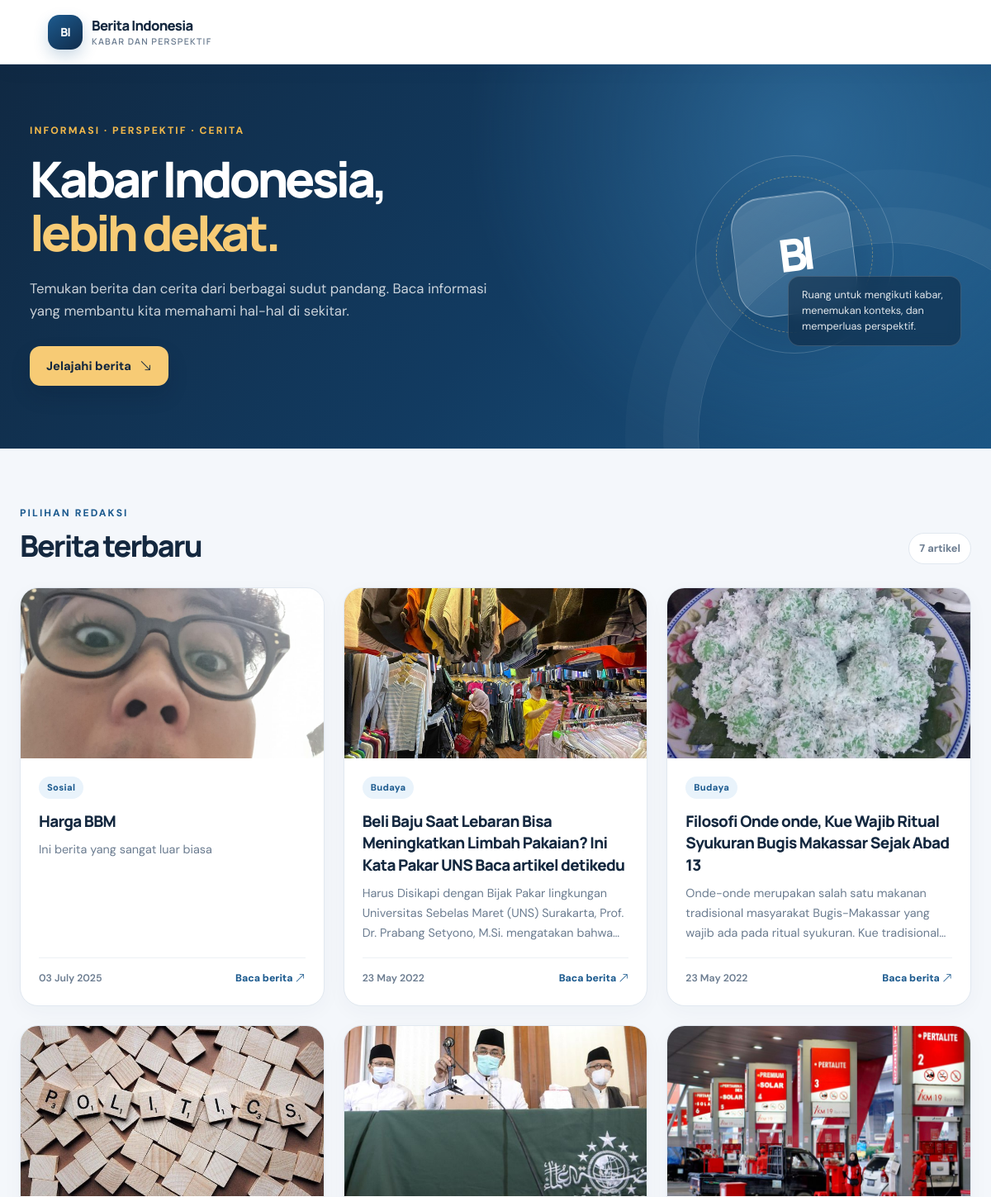
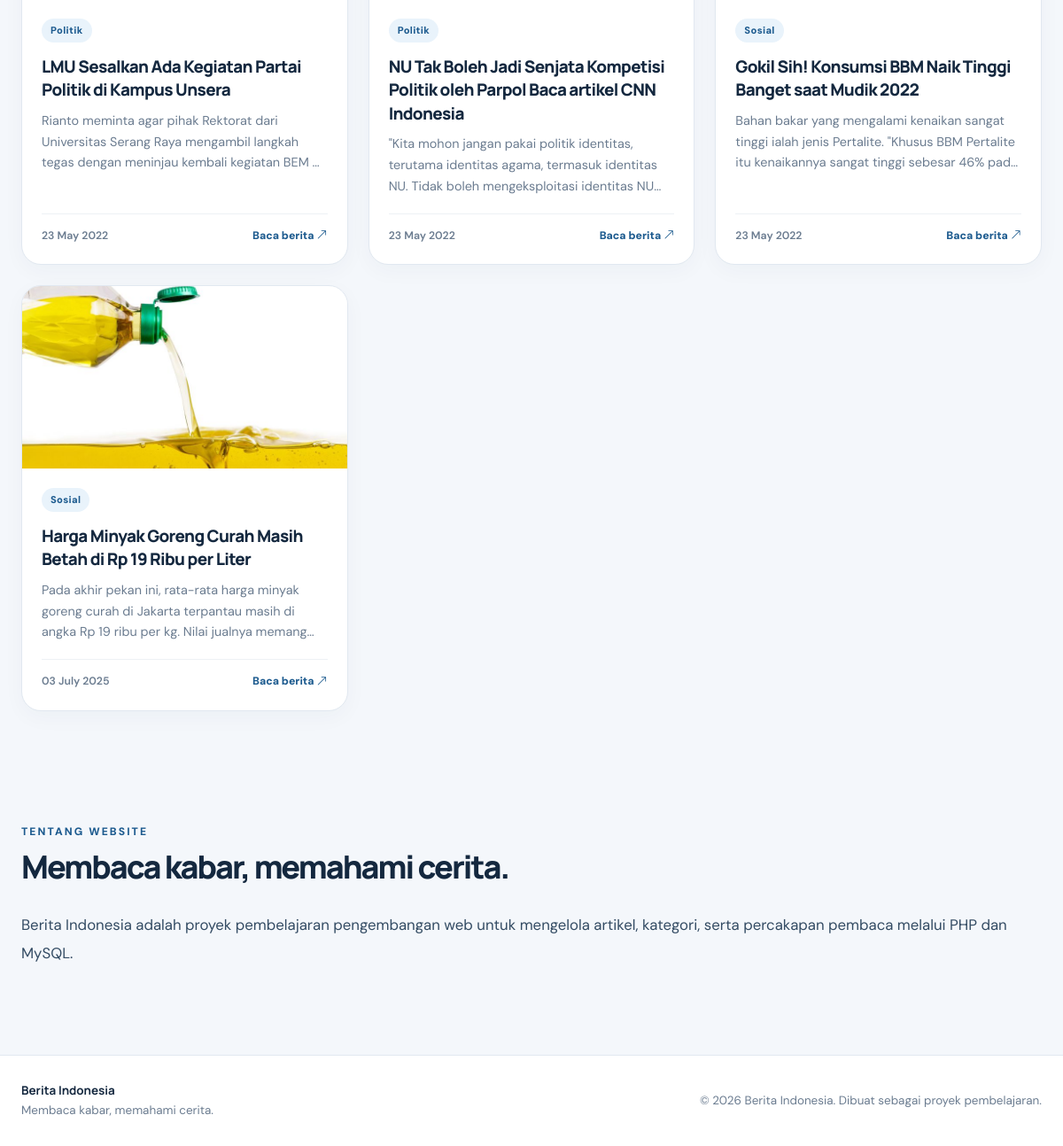
The page / on the database its author committed (2 pictures, top to bottom).
### tables this page shows
CREATE TABLE `berita` (
  `id_berita` int(10) NOT NULL,
  `kode_kategori` varchar(255) NOT NULL,
  `judul_berita` varchar(255) NOT NULL,
  `isi_berita` text NOT NULL,
  `tanggal_berita` varchar(255) NOT NULL,
  `gambar_berita` varchar(255) NOT NULL
);

CREATE TABLE `kategori` (
  `id_kategori` int(10) NOT NULL,
  `nama_kategori` varchar(255) NOT NULL,
  `tanggal_kategori` varchar(255) NOT NULL
);

### index.php (the view, shortened to what this page needs)
<?php
require_once __DIR__ . '/controllers/connect.php';
$articles = [];
$queryArticles = mysqli_query(
    $db,
    "SELECT b.id_berita, b.judul_berita, b.isi_berita, b.tanggal_berita,
            b.gambar_berita, k.nama_kategori
     FROM berita AS b
     LEFT JOIN kategori AS k ON k.id_kategori = b.kode_kategori
     ORDER BY b.id_berita DESC"
);
if ($queryArticles) {
    while ($row = mysqli_fetch_assoc($queryArticles)) {
        $articles[] = $row;
    }
}
$articleCount = count($articles);
?>
<!doctype html>
<html lang="id">
<head>
    <?php include __DIR__ . '/link.php'; ?>
</head>
<body>
<?php include __DIR__ . '/header.php'; ?>
<main>
    <section class="news-hero" id="home">
        <div class="news-hero__inner">
            <div>
                <p class="news-eyebrow">Informasi · Perspektif · Cerita</p>
                <h1>Kabar Indonesia,<br><span>lebih dekat.</span></h1>
                <p class="news-hero__lead">
                    Temukan berita dan cerita dari berbagai sudut pandang.
                    Baca informasi yang membantu kita memahami hal-hal di sekitar.
                </p>
                <a class="news-button" href="#berita-terbaru">
                    Jelajahi berita <i class="bi bi-arrow-down-right" aria-hidden="true"></i>
                </a>
            </div>
            <div class="news-hero__visual" aria-hidden="true">
                <div class="news-orb">BI</div>
                <div class="news-hero__note">Ruang untuk mengikuti kabar, menemukan konteks, dan memperluas perspektif.</div>
            </div>
        </div>
    </section>
    <section class="news-section" id="berita-terbaru">
        <div class="news-shell">
            <div class="news-section__heading">
                <div>
                    <p class="news-eyebrow">Pilihan redaksi</p>
                    <h2>Berita terbaru</h2>
                </div>
                <span class="news-count"><?= number_format($articleCount, 0, ',', '.'); ?> artikel</span>
            </div>
            <?php if ($articleCount > 0): ?>
                <div class="news-grid">
                    <?php foreach ($articles as $article): ?>
                        <?php
                        $articleId = (int) $article['id_berita'];
                        $title = htmlspecialchars((string) $article['judul_berita'], ENT_QUOTES, 'UTF-8');
                        $category = htmlspecialchars((string) ($article['nama_kategori'] ?? 'Umum'), ENT_QUOTES, 'UTF-8');
                        $date = htmlspecialchars((string) $article['tanggal_berita'], ENT_QUOTES, 'UTF-8');
                        $image = rawurlencode((string) $article['gambar_berita']);
                        $alt = $title !== '' ? $title : 'Gambar berita';
                        $excerpt = trim(preg_replace('/\\s+/', ' ', strip_tags((string) $article['isi_berita'])));
                        if (function_exists('mb_strlen') && mb_strlen($excerpt, 'UTF-8') > 150) {
                            $excerpt = mb_substr($excerpt, 0, 150, 'UTF-8') . '…';
                        } elseif (strlen($excerpt) > 150) {
                            $excerpt = substr($excerpt, 0, 147) . '...';
                        }
                        $excerpt = htmlspecialchars($excerpt, ENT_QUOTES, 'UTF-8');
                        ?>
                        <article class="news-card">
                            <a class="news-card__image" href="detail_berita.php?id_berita=<?= $articleId; ?>" aria-label="Baca: <?= $title; ?>">
                                <img src="images/<?= htmlspecialchars($image, ENT_QUOTES, 'UTF-8'); ?>" alt="<?= $alt; ?>" loading="lazy">
                            </a>
                            <div class="news-card__body">
                                <span class="news-category"><?= $category; ?></span>
                                <h3><a href="detail_berita.php?id_berita=<?= $articleId; ?>"><?= $title; ?></a></h3>
                                <p class="news-card__excerpt"><?= $excerpt; ?></p>
                                <div class="news-card__meta">
                                    <span><?= $date; ?></span>
                                    <a class="news-read-link" href="detail_berita.php?id_berita=<?= $articleId; ?>">Baca berita <i class="bi bi-arrow-up-right" aria-hidden="true"></i></a>
                                </div>
                            </div>
                        </article>
                    <?php endforeach; ?>
                </div>
            <?php endif; ?>
        </div>
    </section>
    <section class="news-section news-section--compact" id="signup">
        <div class="news-shell">
            <div class="news-section__heading">
                <div>
                    <p class="news-eyebrow">Tentang website</p>
                    <h2>Membaca kabar, memahami cerita.</h2>
                </div>
            </div>
            <p class="news-article__content">
                Berita Indonesia adalah proyek pembelajaran pengembangan web untuk mengelola artikel,
                kategori, serta percakapan pembaca melalui PHP dan MySQL.
            </p>
        </div>
    </section>
</main>
<?php include __DIR__ . '/footer.php'; ?>
</body>
</html>

### rows shown on the page
berita: gambar_berita (picture), kode_kategori.nama_kategori "Sosial", judul_berita "Harga BBM", isi_berita "Ini berita yang sangat luar biasa", tanggal_berita "03 July 2025"
berita: gambar_berita (picture), kode_kategori.nama_kategori "Budaya", judul_berita "Beli Baju Saat Lebaran Bisa Meningkatkan Limbah Pakaian? Ini Kata Pakar UNS Baca artikel detikedu", isi_berita "Harus Disikapi dengan Bijak Pakar lingkungan Universitas Sebelas Maret (UNS) Surakarta, Prof. Dr. Prabang Setyono, M.Si. mengatakan…", tanggal_berita "23 May 2022"
berita: gambar_berita (picture), kode_kategori.nama_kategori "Budaya", judul_berita "Filosofi Onde onde, Kue Wajib Ritual Syukuran Bugis Makassar Sejak Abad 13", isi_berita "Onde-onde merupakan salah satu makanan tradisional masyarakat Bugis-Makassar yang wajib ada pada ritual syukuran. Kue…", tanggal_berita "23 May 2022"
berita: gambar_berita (picture), kode_kategori.nama_kategori "Politik", judul_berita "LMU Sesalkan Ada Kegiatan Partai Politik di Kampus Unsera", isi_berita "Rianto meminta agar pihak Rektorat dari Universitas Serang Raya mengambil langkah tegas dengan meninjau kembali kegiatan BEM…", tanggal_berita "23 May 2022"
berita: gambar_berita (picture), kode_kategori.nama_kategori "Politik", judul_berita "NU Tak Boleh Jadi Senjata Kompetisi Politik oleh Parpol Baca artikel CNN Indonesia", isi_berita "\"Kita mohon jangan pakai politik identitas, terutama identitas agama, termasuk identitas NU. Tidak boleh mengeksploitasi identitas…", tanggal_berita "23 May 2022"
berita: gambar_berita (picture), kode_kategori.nama_kategori "Sosial", judul_berita "Gokil Sih! Konsumsi BBM Naik Tinggi Banget saat Mudik 2022", isi_berita "Bahan bakar yang mengalami kenaikan sangat tinggi ialah jenis Pertalite. \"Khusus BBM Pertalite itu kenaikannya sangat tinggi sebesar 46%…", tanggal_berita "23 May 2022"
berita: gambar_berita (picture), kode_kategori.nama_kategori "Sosial", judul_berita "Harga Minyak Goreng Curah Masih Betah di Rp 19 Ribu per Liter", isi_berita "Pada akhir pekan ini, rata-rata harga minyak goreng curah di Jakarta terpantau masih di angka Rp 19 ribu per kg. Nilai jualnya…", tanggal_berita "03 July 2025"

### other values the page prints
$articleCount "7"
